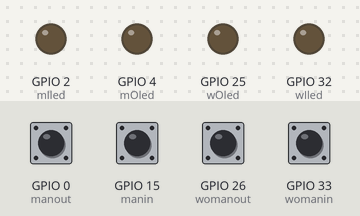
Simulated run of this sketch. Board: ESP32. Parts: output pins drawn as LEDs (lit = HIGH). The inputs (shaded band) are chosen by the test bench; at power-on: GPIO 0 (manout), GPIO 15 (manin), GPIO 26 (womanout), GPIO 33 (womanin) HIGH. WiFi joins after 1.5 s; servers stay silent unless stated; network time is answered at once with the bench clock; the local clock reads 2024-03-15 10:24:30 at power-on unless the sketch sets it; no MQTT or app messages arrive unless stated; what the sketch prints to the serial monitor is not drawn.

Above: at 2.7 s.
2.8 s: GPIO 0 (manout) pulled LOW for 0.15 s
At 2.87 s:
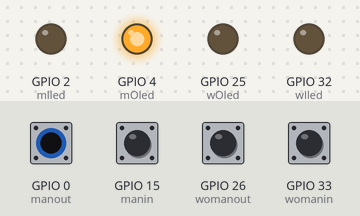
4.4 s: GPIO 15 (manin) pulled LOW for 0.15 s
At 4.47 s:
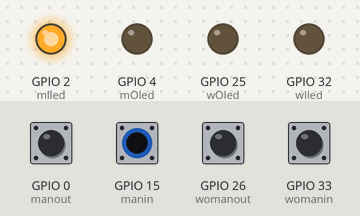
6.0 s: GPIO 26 (womanout) pulled LOW for 0.15 s
At 6.07 s:
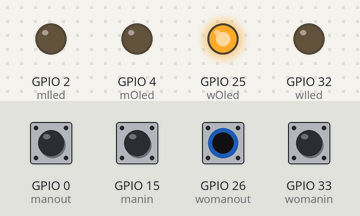
7.6 s: GPIO 33 (womanin) pulled LOW for 0.15 s
At 7.67 s:
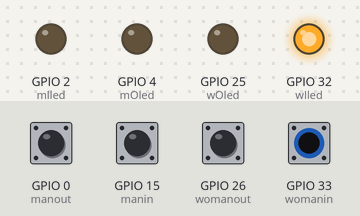
9.2 s: GPIO 0 (manout) driven LOW and GPIO 15 (manin) driven LOW
At 9.9 s:
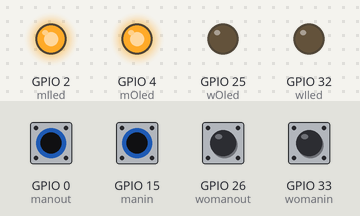
10.7 s: GPIO 26 (womanout) pulled LOW for 1 s
At 11.1 s:
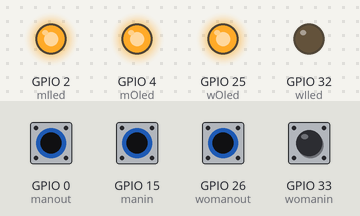
Timing chart, 0 to 13.7 s (numbered marks = the images above; inputs shaded):
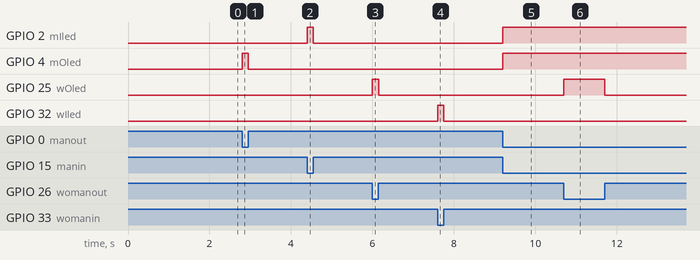

Measured:
- after the input at 2.8 s, GPIO 4 (mOled): LOW → HIGH at once, → LOW 0.15 s later
- after the input at 4.4 s, GPIO 2 (mIled): LOW → HIGH at once, → LOW 0.15 s later
- after the input at 6.0 s, GPIO 25 (wOled): LOW → HIGH at once, → LOW 0.15 s later
- after the input at 7.6 s, GPIO 32 (wIled): LOW → HIGH at once, → LOW 0.15 s later
- after the input at 9.2 s, GPIO 2 (mIled), GPIO 4 (mOled): LOW → HIGH at once
- after the input at 10.7 s, GPIO 25 (wOled): LOW → HIGH at once, → LOW 1.0 s later

The sketch:

final.ino
```cpp
#include <WiFi.h>
#include <PubSubClient.h>
#include <Bounce2.h>
#include <ArduinoJson.h>
#include <NTPClient.h>
#include <WiFiUdp.h>

#define mIled 2
#define mOled 4
#define wIled 32
#define wOled 25

#define manin 15
#define manout 0
#define womanin 33
#define womanout 26

const char* ssid = "class9";
const char* password = "kosta9009";
const char* mqttserver = "test.mosquitto.org";

//NTP서버에서 시간 받아오는 것
WiFiUDP ntpUDP;
NTPClient timeClient(ntpUDP);

//날짜와 시간을 저장할 스트링 선언
String formattedDate;
String dayStamp;
String timeStamp;
String formattedTime;

//Json 데이터 용량 설정
const int cap = JSON_OBJECT_SIZE(8);
char output[256];
StaticJsonDocument<cap> data;


//start espclient instance
WiFiClient espclient;
//use espclient as pubsubclient
PubSubClient client(espclient);

//Instantiate a bounce object
Bounce button_min = Bounce();
Bounce button_mout = Bounce();
Bounce button_win = Bounce();
Bounce button_wout = Bounce();

void initWiFi(){
  WiFi.mode(WIFI_STA);
  WiFi.begin(ssid, password);
  Serial.print("Connecting to Wifi...");
  while (WiFi.status() != WL_CONNECTED){
    Serial.print('.');
    delay(500);
  }
  Serial.println(WiFi.localIP());
}

void reconnect() {
  while(!client.connected()){
    Serial.print("Attempting MQTT connection...");
    if (client.connect("esp32")){
      Serial.println("connected to broker");
    }
    else{
      Serial.print("failed, rc =");
      Serial.print(client.state());
      Serial.println("reconnecting...");
      delay(1000);
    }
  }
}

//제이슨 데이터 형식, 채널 설정
void publish_json() {
  timeClient.update();
  data["date"] = timeClient.getFormattedDate();
  data["time"] = timeClient.getFormattedTime();
  serializeJson(data, output);
  if(client.publish("kosta_test", output)){
    Serial.println("successfully published");
  }
  else{
    Serial.println("could no publish");
  }
}

void setup() {
  Serial.begin(9600); //set data transmission rate to 9600 bits/s
  initWiFi();//와이파이 접속
  client.setServer(mqttserver, 1883); //MQTT 서버연결

  //NTP 서버 연결
  timeClient.begin();
  timeClient.setTimeOffset(32400);// 시차에 맞게 숫자를 조정해야함

  button_min.attach(manin, INPUT_PULLUP); //pullup input pin is HIGH when switched is open and LOW when switch is closed
  button_min.interval(25);//debounce interval of 25 ms
  button_mout.attach(manout, INPUT_PULLUP);
  button_mout.interval(25);
  button_win.attach(womanin, INPUT_PULLUP);
  button_win.interval(25);
  button_wout.attach(womanout, INPUT_PULLUP);
  button_wout.interval(25);

  pinMode(mIled, OUTPUT);
  pinMode(mOled, OUTPUT);
  pinMode(wIled, OUTPUT);
  pinMode(wOled, OUTPUT);

  data["id"] = 1;
}

void loop() {
  button_min.update(); //update bounce instance
  button_mout.update();
  button_win.update();
  button_wout.update();

  //계속 커넥트 시도
  if (!client.connected()){
    reconnect();
  }
  client.loop();

  //버튼을 누르면 데이터를 보내는 것
  if (button_min.fell()){
    Serial.println("pressed");
    data["data"] = "min";
    publish_json();
  }

  if (button_mout.fell()){
    Serial.println("pressed");
    data["data"] = "mout";
    publish_json();
  }

  if (button_win.fell()){
    Serial.println("pressed");
    data["data"] = "win";
    publish_json();
  }

  if (button_wout.fell()){
    Serial.println("pressed");
    data["data"] = "wout";
    publish_json();
  }

//버튼을 누르면 불이 들어왔다가 꺼지게 하는 것
if(digitalRead(manin)==LOW){
  digitalWrite(mIled,HIGH);
}
else digitalWrite(mIled,LOW);

if(digitalRead(manout)==LOW){
  digitalWrite(mOled,HIGH);
}
else digitalWrite(mOled,LOW);

if(digitalRead(womanin)==LOW){
  digitalWrite(wIled,HIGH);
}
else digitalWrite(wIled,LOW);

 if(digitalRead(womanout)==LOW){
  digitalWrite(wOled,HIGH);
}
else digitalWrite(wOled,LOW);

}
```
